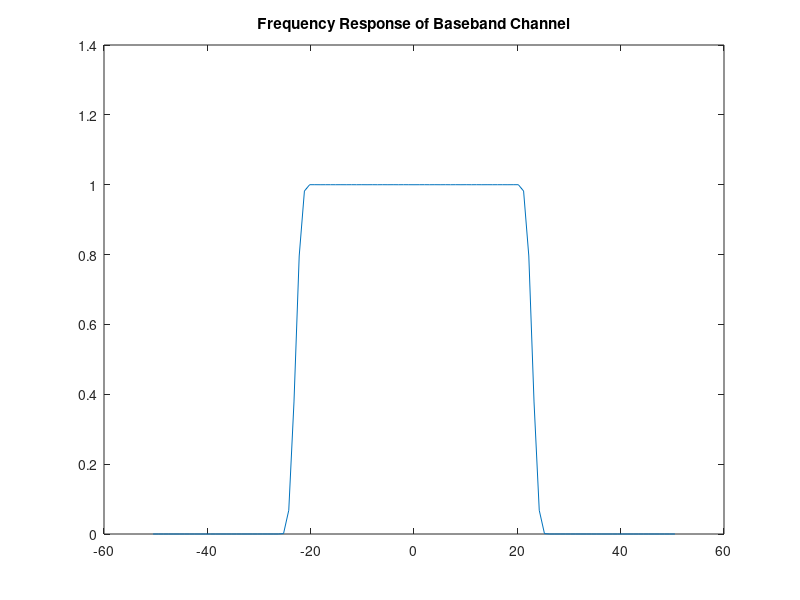

MATLAB code to generate this figure: (Note: this script raises an error after producing the figure.)
ht=firpm(100,[0 0.4 0.5 1],[1 1 0 0]);
Hf=abs(fft(ht));
plot(linspace(-length(ht)/2,length(ht)/2,length(ht)),fftshift(Hf))
title("Frequency Response of Baseband Channel")
figure;
y1t=conv(ht,xt);
plot(linspace(0,length(y1t)/100,length(y1t)),y1t)
title("signal after going through the channel")